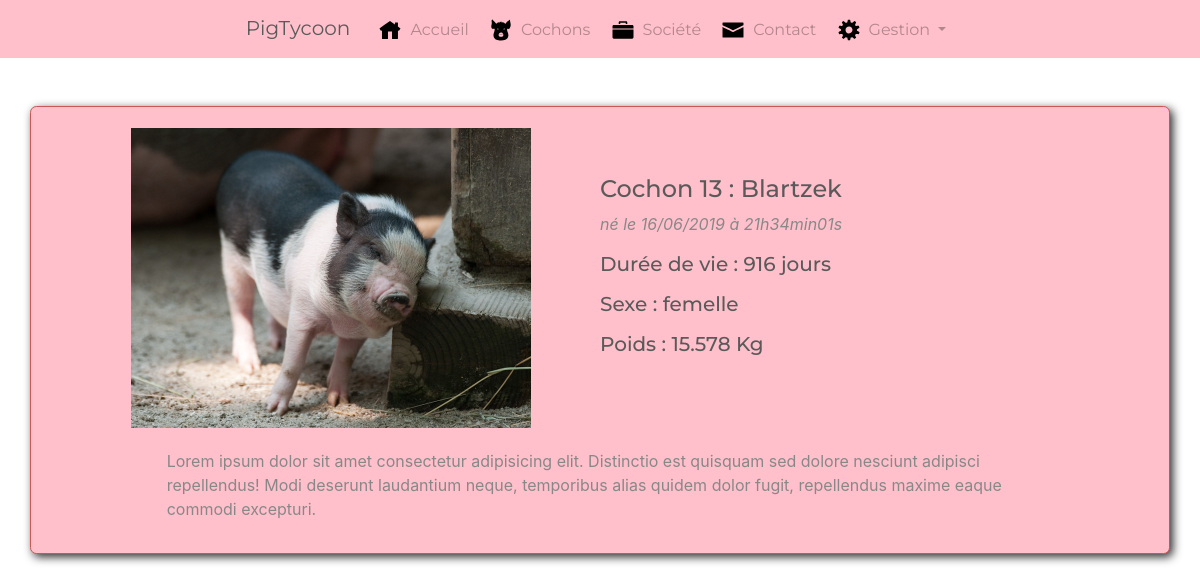
Screenshot of /index.php?action=pig&id=13 with the database file from the repository.
### tables this page shows
CREATE TABLE IF NOT EXISTS `pig` (
  `id_pig` int(11) NOT NULL AUTO_INCREMENT,
  `name_pig` varchar(100) NOT NULL,
  `sex_pig` tinyint(4) NOT NULL,
  `weight_pig` decimal(7,3) NOT NULL,
  `mother_pig` int(11) DEFAULT NULL,
  `father_pig` int(11) DEFAULT NULL,
  `birthdate_pig` datetime DEFAULT NULL,
  `deathdate_pig` datetime DEFAULT NULL,
  `state_pig` tinyint(4) NOT NULL DEFAULT '1',
  `thumbnail_pig` int(11) NOT NULL,
  `updated_at_pig` datetime DEFAULT NULL,
  PRIMARY KEY (`id_pig`)
);

CREATE TABLE IF NOT EXISTS `photo` (
  `id_photo` int(11) NOT NULL AUTO_INCREMENT,
  `name_photo` varchar(30) NOT NULL,
  `whichpig_photo` int(11) NOT NULL,
  PRIMARY KEY (`id_photo`)
);

CREATE TABLE IF NOT EXISTS `sex` (
  `id_sex` int(11) NOT NULL,
  `type_sex` varchar(100) NOT NULL,
  PRIMARY KEY (`id_sex`)
);

### controllers/frontoffice.php (called while the page is built, shortened)
<?php
require_once('models/PigManager.php');
function pig()
{
    $pigManager = new PigManager;
    $pig = $pigManager->getPig($_GET['id']);
    require('views/frontoffice/pig.php');
}

### models/PigManager.php (called while the page is built, shortened)
<?php
class PigManager extends Manager
{
    function getPig($pigId)
    {
        $db = $this->dbConnect();
        $req = $db->prepare('SELECT
                             id_pig, name_pig, sex_pig, type_sex,
                             weight_pig, mother_pig, father_pig,
                             DATE_FORMAT(birthdate_pig, \'%d/%m/%Y à %Hh%imin%ss\') AS birthdate_pig,
                             (DATEDIFF(deathdate_pig, NOW())) AS deathtime_pig,
                             state_pig, name_photo
                             FROM pig
                             LEFT JOIN photo
                             ON photo.id_photo = pig.thumbnail_pig
                             LEFT JOIN sex
                             ON pig.sex_pig = sex.id_sex
                             WHERE id_pig = ?');
        $req->execute(array($pigId));
        $pig = $req->fetch();
        return $pig;
    }
}

### views/frontoffice/pig.php (the view, shortened to what this page needs)
<div class="container newpig bg-primary">
    <div class="row">
        <div class="col-6 align-self-center text-center">
            <div class="row justify-content-center">
                <a class="gallery" href="./public/images/photos/<?= $pig['name_photo'] ?>">
                    <img src="./public/images/photos/<?= $pig['name_photo'] ?>" alt="" width="400px" class="img-fluid">
                </a>
            </div>
        </div>
        <div class="col-6 align-self-center">
            <div class="row">
                <h4>
                    Cochon <?= $pig['id_pig'] ?> : <?= htmlspecialchars($pig['name_pig']) ?>
                </h4>
            </div>
            <div class="row">
                <p><em>né le <?= $pig['birthdate_pig'] ?></em></p>
            </div>
            <div class="row">
                <h5>
                    <p>Durée de vie : <?php echo ($pig['deathtime_pig']) . " jours" ?></p>
                    <p>Sexe : <?php echo ($pig['type_sex']) ?></p>
                    <p>Poids : <?php echo ($pig['weight_pig']) ?> Kg</p>
                </h5>
            </div>
        </div>
    </div>
    <div class="row justify-content-center">
        <div class="col-10 align-self-center">
            <p> Lorem ipsum dolor sit amet consectetur adipisicing elit. Distinctio est quisquam sed dolore nesciunt adipisci repellendus! Modi deserunt laudantium neque,
                temporibus alias quidem dolor fugit, repellendus maxime eaque commodi excepturi.</p>
        </div>
    </div>
</div>
<?php require('template.php'); ?>

### public/css/style.css (style rules this page uses)
.bg-primary { background-color: pink !important; }
body { margin-bottom: 100px; background-image: url("../images/others/bg4.jpg") !important; background-size: cover; background-attachment: fixed; }
.newpig { border: 0.1rem solid rgb(204, 86, 86); border-radius: 0.4rem; margin-top: 3rem; box-shadow: 3px 3px 10px rgb(44, 44, 44); }
.newpig > * { margin: 1rem; }
.newpig img { margin: 0.3rem; }

### rows the page displays
pig: photo.name_photo (picture), id_pig "13", name_pig "Blartzek", sex.type_sex "femelle", weight_pig "15.578"

### other values shown
$pig['birthdate_pig'] "16/06/2019 à 21h34min01s"
$pig['deathtime_pig'] "916"
